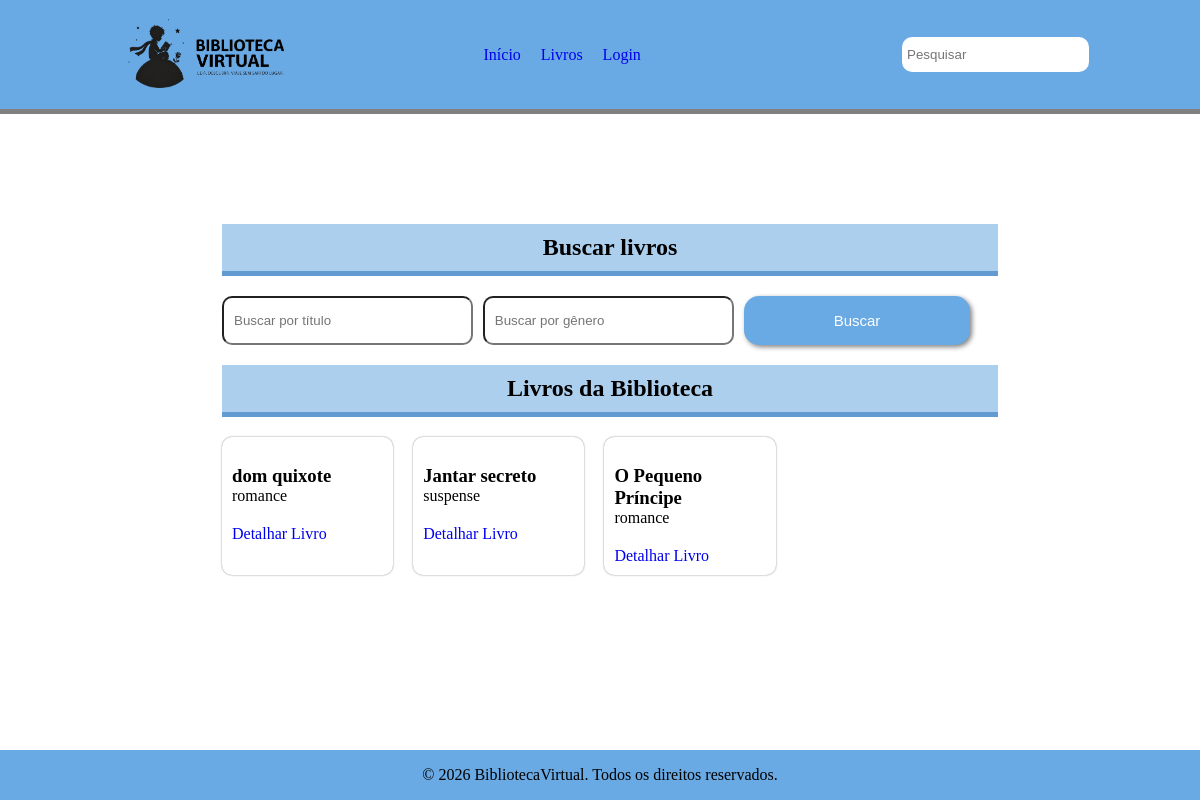
The page /livros on the database as committed earlier.
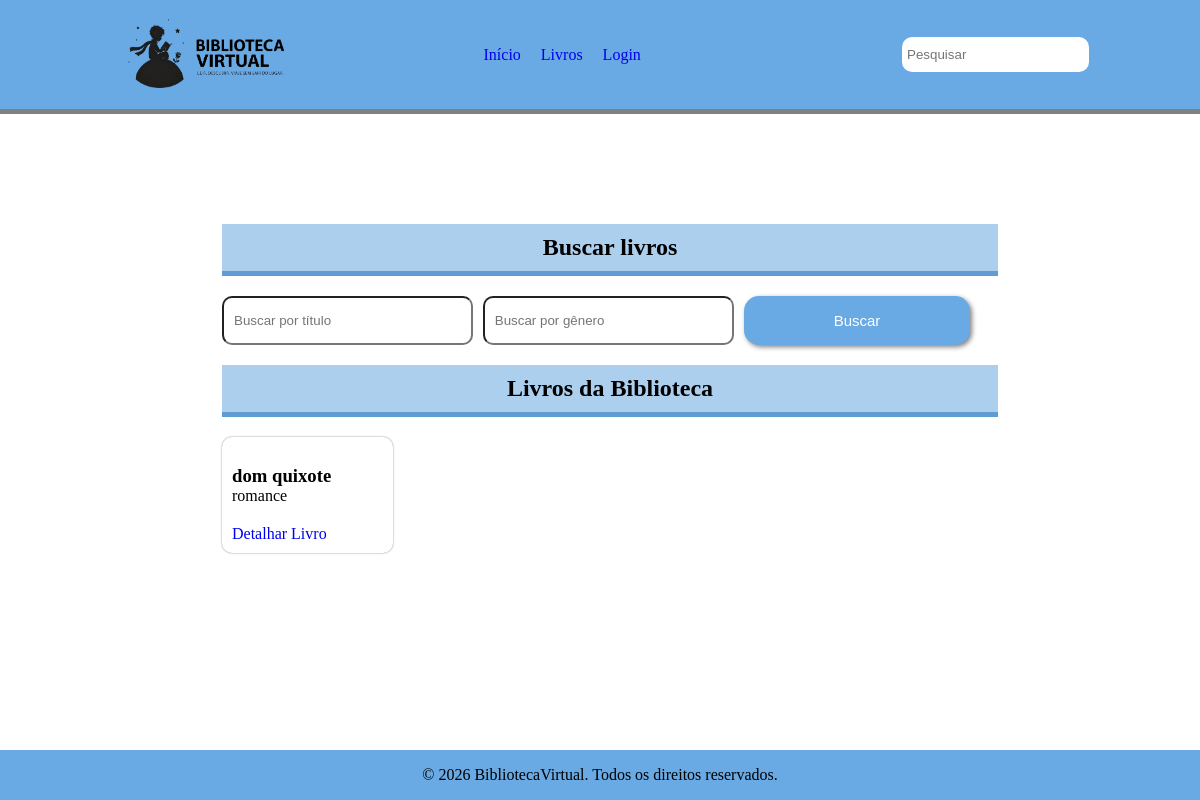
The same page on the database as committed later.
### models.py (models this page shows)
class Livro(Base):
    __tablename__ = "Livros"
    id: Mapped[int] = mapped_column(autoincrement=True, primary_key=True)
    titulo: Mapped[str] = mapped_column(String(100), nullable=False)
    ano: Mapped[int] = mapped_column(Integer, nullable=False)
    genero: Mapped[str] = mapped_column(String(100), nullable=False)
    exemplares: Mapped[List["Exemplar"]] = relationship(back_populates="livros")
    autores: Mapped[List['Autor']] = relationship(secondary=associativa_liv_aut,back_populates='livro')

### blueprints/livro/routes.py (the view)
@livro.route('/livros')
def livros():
    titulo = request.args.get('titulo', '')
    genero = request.args.get('genero', '')
    with SessionLocal() as secao:
        busca = select(Livro)
        if titulo:
            busca = busca.where(Livro.titulo.ilike(f'%{titulo}%'))
        if genero:
            busca = busca.where(Livro.genero.ilike(f'%{genero}%'))
        livros = secao.scalars(busca).all()
        resultado = []
        for livro in livros:
            resultado.append({
                'id': livro.id,
                'titulo': livro.titulo,
                'genero': livro.genero
            })
    return render_template('livros.html', livros=resultado)

### blueprints/livro/Templates/livros.html (shortened to what this page needs)
{% extends 'base.html' %}
{% block cont %}
<div class="corpo">
    <h2>Buscar livros</h2>
    <form method="GET" action="{{ url_for('livro.livros' ) }}" class="busca">
        <input type="text" name="titulo" placeholder="Buscar por título">
        <input type="text" name="genero" placeholder="Buscar por gênero">
        <button type="submit">Buscar</button>
    </form>
    <div class="livros">
        <h2>Livros da Biblioteca</h2>
        <ul>
            {% for livro in livros %}
                <li>
                    <div class="livro-info">
                        <h3>{{ livro.titulo }}</h3>
                        <p>{{ livro.genero }}</p>
                        <a href="{{ url_for('livro.detalhe', livro_id=livro.id ) }}">Detalhar Livro</a>
                    </div>
                </li>
            {% endfor %}
        </ul>
    </div>
</div>
{% endblock %}

### Templates/base.html (shortened to what this page needs)
<!DOCTYPE html>
<html lang="pt">
<head>
    <link rel="stylesheet" href="{{url_for('static', filename='css/base.css')}}">
</head>
<body>
    <header>
        <div class="ini">
            <a href="{{url_for('index')}}"><img src="{{ url_for('static', filename='img/logo.png') }}" alt="logo" height="105" width="190"></a>
            <div class="nav">
                    <nav>
                        <a href="{{url_for('index')}}">Início</a>
                        <a href="{{ url_for('livro.livros' ) }}">Livros</a>
                        {% if 'usuario_id' in session %}
                            <a href="{{ url_for('auth.perfil' ) }}">Perfil</a>
                        {% else %}
                            <a href="{{ url_for('auth.login') }}">Login</a>
                        {% endif %}
                    </nav>
            </div>
            <input id="pesquisar" type="text" placeholder="Pesquisar">
        </div>
    </header>
    <div class="flash_cont">
    </div>
    <div class="container">
        {% block cont %}
        {% endblock %}
    </div>
    <footer>
        <p>© 2026 BibliotecaVirtual. Todos os direitos reservados.</p>
    </footer>
</body>
</html>

### static/css/base.css (style rules this page uses)
:root { --cor-principal: rgb(105, 169, 228); --cor-principal-hover: rgb(97, 155, 209); --cor-branco: rgb(255, 255, 255); }
html,body { display: flex; flex-direction: column; padding: 0; margin: 0; height: 100vh; }
header { background-color: var(--cor-principal); display: flex; flex-direction: column; justify-content: center; }
.ini { display: flex; justify-content: space-around; align-items: center; }
#pesquisar { height: 25px; border-radius: 10px; padding: 5px; border: none; }
nav { display: flex; flex-direction: row; justify-content: center; align-items: center; gap: 20px; color: var(--cor-menu-nav-texto); width: 50%; height: 30px; }
footer { background-color: var(--cor-principal); display: flex; justify-content: center; align-items: center; height: 50px; flex-shrink: 0; margin-top: 30px; }
.container { flex: 1 0 auto; padding: 60px 15% 0px 15%; display: flex; align-items: center; flex-direction: column; }
button { padding: 15px; background-color: var(--cor-principal); border: none; border-radius: 15px; font-size: 20px; color: white; box-shadow: 2px 2px 5px gray; }
a { text-decoration: none; }
.corpo { max-width: 90%; padding: 30px; box-shadow: 0px 0px 5px gray; border-radius: 25px; display: flex; flex-direction: row; }
form { display: flex; flex-direction: column; gap: 15px; }
form input { height: 25px; border-radius: 10px; padding: 5px; width: 95%; }
.flash_cont { width: 100%; margin: 0; padding: 0; border-bottom: 5px solid gray; }

### blueprints/livro/Templates/livros.html (style rules this page uses)
.container { display: flex; }
.corpo { width: 90%; box-shadow: none; display: flex; flex-direction: column; }
form { gap: 10px; }
.livros { width: 100%; display: flex; flex-direction: column; }
.livro-info p { margin: 0; margin-bottom: 20px; background-color: white; }
h2 { width: 100%; background-color: rgb(173, 207, 238); border-bottom: 5px solid rgb(97, 155, 209); padding: 10px; text-align: center; }
h3 { margin-bottom: 0; }
ul { display: flex; flex-direction: row; gap: 20px; list-style: none; padding: 0; margin: 0; }
li { display: flex; flex-direction: column; box-shadow: 0px 0px 2px gray; padding: 10px; border-radius: 10px; width: 20%; }
button { width: 50%; font-size: 15px; }
.busca { flex-direction: row; }
.busca input, .busca button { width: 30%; padding: 10px; }

Rows that differ between the two databases and show on the page:
removed Livro: titulo "Jantar secreto", genero "suspense"
removed Livro: titulo "O Pequeno Príncipe", genero "romance"
